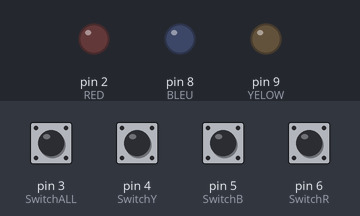
Bench run of a sketch on a simulated Arduino Uno, built with avr-gcc and run on an emulated ATmega328P. On the bench: output pins drawn as LEDs (lit = HIGH). The inputs (shaded band) are chosen by the test bench; at power-on: pin 3 (SwitchALL), pin 4 (SwitchY), pin 5 (SwitchB), pin 6 (SwitchR) LOW.

Above: at 1.2 s.
1.3 s: pin 4 (SwitchY) pulled HIGH for 0.15 s
At 2.5 s:
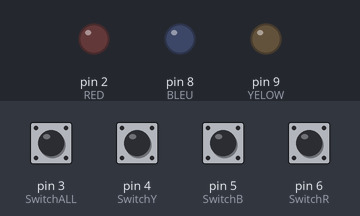
3.0 s: pin 3 (SwitchALL) pulled HIGH for 0.15 s
At 3.07 s:
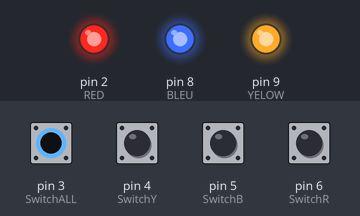
4.6 s: pin 5 (SwitchB) pulled HIGH for 0.15 s
At 6.0 s:
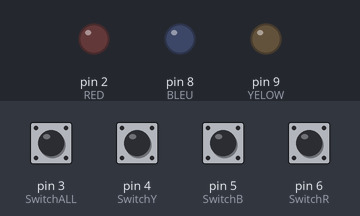
6.3 s: pin 6 (SwitchR) pulled HIGH for 0.15 s
At 7.5 s:
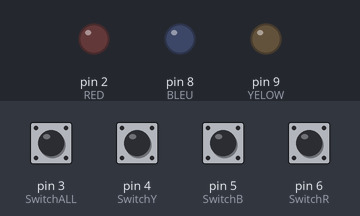
8.0 s: pin 3 (SwitchALL) pulled HIGH for 1 s
At 8.6 s:
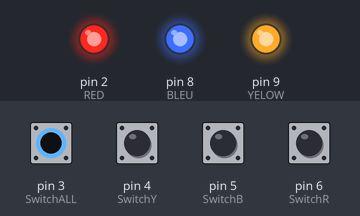
10.5 s: pin 4 (SwitchY) pulled HIGH for 1 s
At 11.3 s:
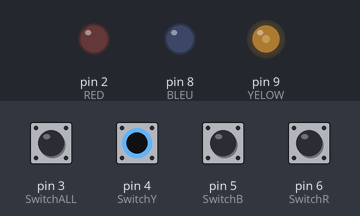
Timing chart, 0 to 13.5 s (numbered marks = the images above; inputs shaded):
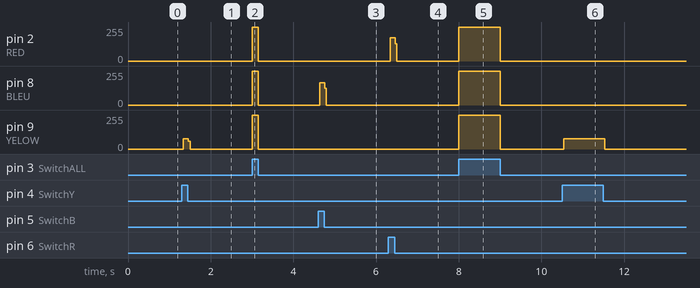

The sketch:

LedSwitchWith5V.ino
```cpp
#define RED 2
#define BLEU 8
#define YELOW 9
#define SwitchR 6
#define SwitchB 5
#define SwitchY 4
#define SwitchALL 3
#define i 50
void setup() {

pinMode(RED,OUTPUT);
pinMode(SwitchR, INPUT);
pinMode(BLEU,OUTPUT);
pinMode(SwitchB, INPUT);
pinMode(YELOW,OUTPUT);
pinMode(SwitchY, INPUT);
pinMode(SwitchALL, INPUT);

}

void loop() {

        if ( digitalRead(SwitchR) == HIGH )
        {
            digitalWrite(RED,HIGH);
             digitalWrite(YELOW,LOW);
            digitalWrite(BLEU,LOW);

        }
        if( digitalRead(SwitchB) == HIGH )
        {
            digitalWrite(BLEU,HIGH);

              digitalWrite(YELOW,LOW);
            digitalWrite(RED,LOW);
        }
         if( digitalRead(SwitchY) == HIGH )
        {
           digitalWrite(RED,LOW);
             digitalWrite(YELOW,HIGH);
            digitalWrite(BLEU,LOW);


        }
        if( digitalRead(SwitchALL) == HIGH )
        {
            digitalWrite(YELOW,HIGH);
            digitalWrite(RED,HIGH);
            digitalWrite(BLEU,HIGH);


        }
         else
        {
            digitalWrite(YELOW,LOW);
            digitalWrite(RED,LOW);
            digitalWrite(BLEU,LOW);


        }
}
```

Measured:
- after the input at 1.3 s, pin 9 (YELOW): 0/255 → 76/255 at once, → 0/255 0.12 s later
- after the input at 3.0 s, pin 2 (RED), pin 8 (BLEU), pin 9 (YELOW): 0/255 → 255/255 at once, → 0/255 0.15 s later
- after the input at 4.6 s, pin 8 (BLEU): 0/255 → 167/255 at once, → 0/255 0.12 s later
- after the input at 6.3 s, pin 2 (RED): 0/255 → 174/255 at once, → 0/255 0.12 s later
- after the input at 8.0 s, pin 2 (RED), pin 8 (BLEU), pin 9 (YELOW): 0/255 → 255/255 at once, → 0/255 1.0 s later
- after the input at 10.5 s, pin 9 (YELOW): 0/255 → 76/255 at once, → 0/255 1.0 s later
